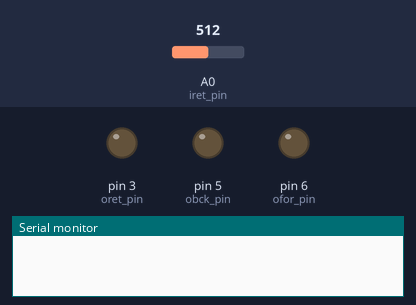
Bench run of a sketch on a simulated Arduino Uno, built with avr-gcc and run on an emulated ATmega328P. Parts: output pins drawn as LEDs (lit = HIGH), the last lines printed to the serial monitor. The inputs (shaded band) are chosen by the test bench; at power-on: A0 (iret_pin) = 512.

Above: at 1.2 s.
1.3 s: A0 (iret_pin) set to 1010
2.8 s: A0 (iret_pin) set to 1023
At 3.3 s:
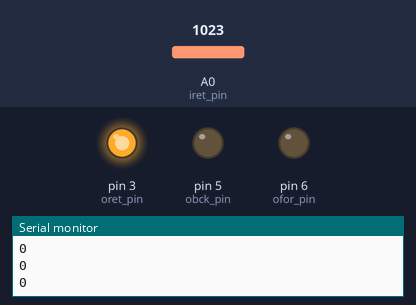
5.8 s: A0 (iret_pin) set to 900
At 6.7 s:
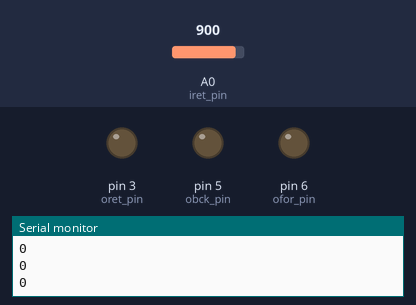
Timing chart, 0 to 8.8 s (numbered marks = the images above; inputs shaded):
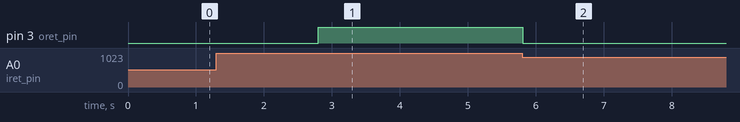

The sketch:

sketch_mar06a.ino
```cpp
// code for controlling 4-button interface for dental ultrasound positioner
// J. Macoskey
// created: 3/6/17
// edited: 3/7/17


    // need to add:
    // - debounce
    // - multi-press preventer
    // - correct trig time
    // - check if pullup needed

#include <stdio.h>

const int iret_pin = A0; // input full retraction
const int ibck_pin = A1; // input back step
const int ifor_pin = A2; // input forward step
const int iext_pin = A3; // input full extension
const int oret_pin = 3;
const int obck_pin = 5;
const int ofor_pin = 6;
const int oext_pin = 9;

int ret_state = LOW;
int bck_state = LOW;
int for_state = LOW;
int ext_state = LOW;

int i = 0;

unsigned long lastDebounce = 0;
unsigned long thisDebounce = 0;
unsigned long debounceDelay = 500;

int state = LOW;

void setup() {
  Serial.begin(9600);
  pinMode(iret_pin, INPUT_PULLUP);
  pinMode(ibck_pin, INPUT_PULLUP);
  pinMode(ifor_pin, INPUT_PULLUP);
  pinMode(iext_pin, INPUT_PULLUP);
  pinMode(oret_pin, OUTPUT);
  pinMode(obck_pin, OUTPUT);
  pinMode(ofor_pin, OUTPUT);
  pinMode(oext_pin, OUTPUT);

  // initialize all output pins to low
  digitalWrite(oret_pin,LOW);
  digitalWrite(obck_pin,LOW);
  digitalWrite(ofor_pin,LOW);
  digitalWrite(oext_pin,LOW);
}

void loop() {
  int ret_now = analogRead(iret_pin);

  if ((ret_now == 1023) && state == LOW){
    thisDebounce = millis();
    Serial.println(lastDebounce);
    state = HIGH;
  } else {
    digitalWrite(oret_pin,LOW);
    state = LOW;
  }
  if ((millis() - lastDebounce) > debounceDelay && state){
    digitalWrite(oret_pin,HIGH);
    //Serial.println("pressed");
    delay(100);
  } else {
    digitalWrite(oret_pin,LOW);
  }


//  if (num_pressed == 1){
//    if (ret_state == HIGH){
//      digitalWrite(oret_pin, HIGH);
//    }
//    if (bck_state == HIGH){
//      digitalWrite(obck_pin, HIGH);
//    }
//    if (for_state == HIGH){
//      digitalWrite(ofor_pin, HIGH);
//    }
//    if (ext_state == HIGH){
//      digitalWrite(obck_pin, HIGH);
//    }
//    delay(100);
//  }


}
```

Measured:
- the behaviour switches between 1022 and 1023 on A0 (iret_pin) (found by bisection; images 0 and 1)
- after the input at 1.3 s, every drawn part: stays the same
- after the input at 2.8 s, pin 3 (oret_pin): LOW → HIGH at once
- after the input at 5.8 s, pin 3 (oret_pin): HIGH → LOW at once
